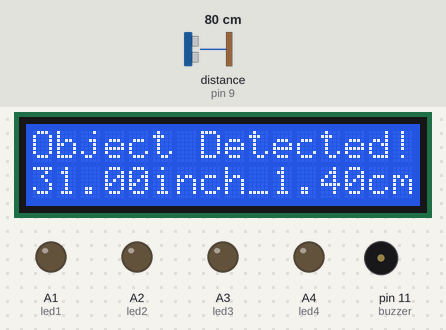
Simulated run of this sketch. Board: Arduino Uno, built with avr-gcc and run on an emulated ATmega328P. Shown: 16×2 character LCD, output pins drawn as LEDs (lit = HIGH), buzzer (waves = sounding, pin HIGH). Wiring (inferred from the names in the program): ultrasonic range finder: trigger pin 8; echo pin 9. The test bench sets the inputs (shaded band); at power-on: distance to the obstacle (sensor on pin 9) 80 cm. The echo pulse lasts 58.3 µs per cm; pins used as bus, display or sensor lines are not drawn.

Above: at 7.5 s.
7.6 s: distance to the obstacle (sensor on pin 9) set to 18 cm
At 7.65 s:
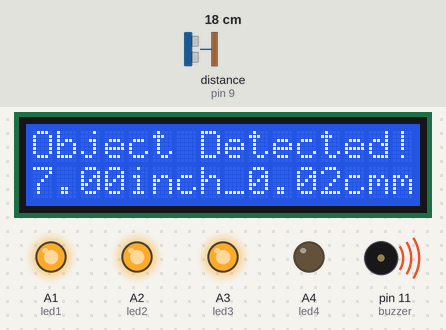
9.1 s: distance to the obstacle (sensor on pin 9) set to 4 cm
At 9.8 s:
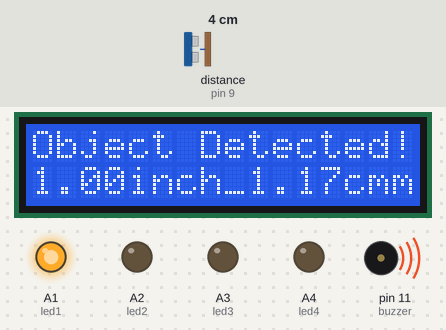
10.6 s: distance to the obstacle (sensor on pin 9) set to 2 cm
At 11.8 s:
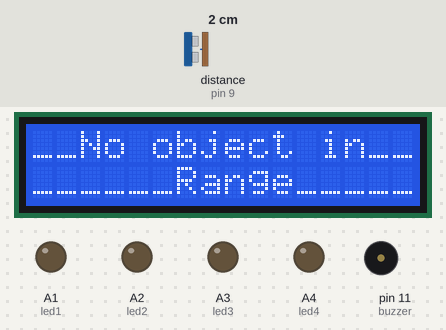
12.1 s: distance to the obstacle (sensor on pin 9) set to 9 cm
At 12.13 s:
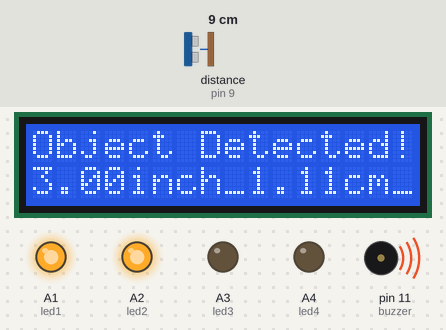
13.6 s: distance to the obstacle (sensor on pin 9) set to 35 cm
At 14.4 s:
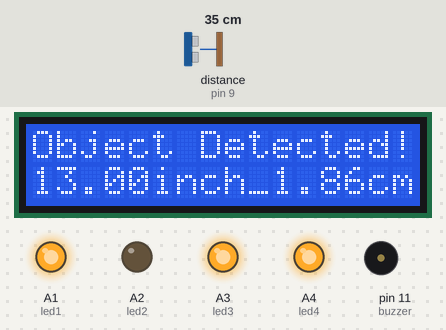
15.1 s: distance to the obstacle (sensor on pin 9) set to 13 cm
At 15.6 s:
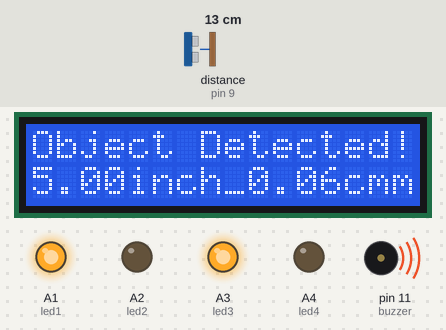
Timing chart, 0 to 17.6 s (numbered marks = the images above; inputs shaded):
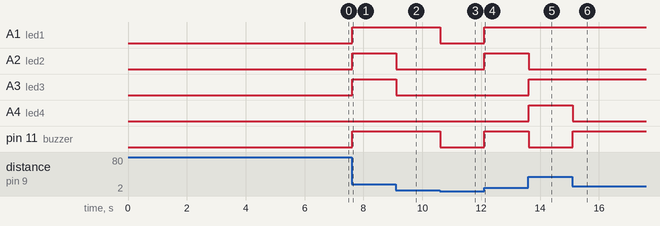

The sketch:

distance_mesurement.ino
```cpp
#include <LiquidCrystal.h>
LiquidCrystal lcd(2, 3, 4, 5, 6, 7);
int trigpin = 8;
int echopin = 9;
int led1 = A1;
int led2 = A2;
int led3 = A3;
int led4 = A4;
int buzzer = 11;
float time;
float cm;
float inch;
float ncm;


void setup() {
  lcd.begin(16, 2);
  pinMode(trigpin, OUTPUT);
  pinMode(echopin, INPUT);
  pinMode(buzzer, OUTPUT);
  pinMode(led1, OUTPUT);
  pinMode(led2, OUTPUT);
  pinMode(led3, OUTPUT);
  pinMode(led4, OUTPUT);
  lcd.setCursor(0, 0);
  lcd.print("___WELCOME TO___");
  lcd.setCursor(0, 1);
  lcd.print("___Our Project__");
  delay(800);

  lcd.setCursor(0, 0);
  lcd.print("_____TO FIND____");
  lcd.setCursor(0, 1);
  lcd.print("__The Distance__");
  delay(1000);

  lcd.clear();

  lcd.setCursor(0, 0);
  lcd.print("__Team Leader__");
  lcd.setCursor(0, 1);
  lcd.print("Md. Shahin Alam!");
  delay(1500);

  lcd.clear();

  lcd.setCursor(0, 0);
  lcd.print("_Nishat  Sarkar_");
  lcd.setCursor(0, 1);
  lcd.print("___Raju Ahmed___");
  delay(1500);

  lcd.setCursor(0, 0);
  lcd.print("_Rajoni Khatun_");
  lcd.setCursor(0, 1);
  lcd.print("___Thank You___");
  delay(1500);
}

void loop() {
  digitalWrite(trigpin, LOW);
  delay(2);
  digitalWrite(trigpin, HIGH);
  delayMicroseconds(10);
  digitalWrite(trigpin, LOW);
  time = pulseIn(echopin, HIGH);
  cm = (time * 0.0345) / 2;
  inch = (int)(cm / 2.54);
  ncm = (cm - inch * 2.54);

  if (2 <= cm && cm <= 335.28) {
    lcd.setCursor(0, 0);
    lcd.print("Object Detected!");
    lcd.setCursor(0, 1);
    lcd.print(inch);
    lcd.print("inch_");
    lcd.print(ncm);
    lcd.print("cm");

    if (inch >= 0.00 && inch < 2.00) {
      digitalWrite(led1, HIGH);
      digitalWrite(led2, LOW);
      digitalWrite(led3, LOW);
      digitalWrite(led4, LOW);
      digitalWrite(buzzer, HIGH);
    }

    else if (inch >= 2.00 && inch < 3.00) {
      digitalWrite(led1, LOW);
      digitalWrite(led2, HIGH);
      digitalWrite(led3, LOW);
      digitalWrite(led4, LOW);
      digitalWrite(buzzer, HIGH);
    }

    else if (inch >= 3.00 && inch < 4.00) {
      digitalWrite(led1, HIGH);
      digitalWrite(led2, HIGH);
      digitalWrite(led3, LOW);
      digitalWrite(led4, LOW);
      digitalWrite(buzzer, HIGH);
    }

    else if (inch >= 4.00 && inch < 5.00) {
      digitalWrite(led1, LOW);
      digitalWrite(led2, LOW);
      digitalWrite(led3, HIGH);
      digitalWrite(led4, LOW);
      digitalWrite(buzzer, HIGH);
    }

    else if (inch >= 5.00 && inch < 6.00) {
      digitalWrite(led1, HIGH);
      digitalWrite(led2, LOW);
      digitalWrite(led3, HIGH);
      digitalWrite(led4, LOW);
      digitalWrite(buzzer, HIGH);
    } else if (inch >= 6.00 && inch < 7.00) {
      digitalWrite(led1, LOW);
      digitalWrite(led2, HIGH);
      digitalWrite(led3, HIGH);
      digitalWrite(led4, LOW);
      digitalWrite(buzzer, HIGH);
    }

    else if (inch >= 7.00 && inch < 8.00) {
      digitalWrite(led1, HIGH);
      digitalWrite(led2, HIGH);
      digitalWrite(led3, HIGH);
      digitalWrite(led4, LOW);
      digitalWrite(buzzer, HIGH);
    }

    else if (inch >= 8.00 && inch < 9.00) {
      digitalWrite(led1, LOW);
      digitalWrite(led2, LOW);
      digitalWrite(led3, LOW);
      digitalWrite(led4, HIGH);
      digitalWrite(buzzer, HIGH);
    } else if (inch >= 9.00 && inch < 10.00) {
      digitalWrite(led1, HIGH);
      digitalWrite(led2, LOW);
      digitalWrite(led3, LOW);
      digitalWrite(led4, HIGH);
      digitalWrite(buzzer, HIGH);
    }

    else if (inch >= 10.00 && inch < 11.00) {
      digitalWrite(led1, LOW);
      digitalWrite(led2, HIGH);
      digitalWrite(led3, LOW);
      digitalWrite(led4, HIGH);
      digitalWrite(buzzer, HIGH);
    }

    else if (inch >= 11.00 && inch < 12.00) {
      digitalWrite(led1, HIGH);
      digitalWrite(led2, HIGH);
      digitalWrite(led3, LOW);
      digitalWrite(led4, HIGH);
      digitalWrite(buzzer, LOW);
    } else if (inch >= 12.00 && inch < 13.00) {
      digitalWrite(led1, LOW);
      digitalWrite(led2, LOW);
      digitalWrite(led3, HIGH);
      digitalWrite(led4, HIGH);
      digitalWrite(buzzer, LOW);
    } else if (inch >= 13.00 && inch < 14.00) {
      digitalWrite(led1, HIGH);
      digitalWrite(led2, LOW);
      digitalWrite(led3, HIGH);
      digitalWrite(led4, HIGH);
      digitalWrite(buzzer, LOW);
    } else if (inch >= 14.00 && inch < 15.00) {
      digitalWrite(led1, LOW);
      digitalWrite(led2, HIGH);
      digitalWrite(led3, HIGH);
      digitalWrite(led4, HIGH);
      digitalWrite(buzzer, LOW);
    } else if (inch >= 15.00 && inch < 16.00) {
      digitalWrite(led1, HIGH);
      digitalWrite(led2, HIGH);
      digitalWrite(led3, HIGH);
      digitalWrite(led4, HIGH);
      digitalWrite(buzzer, LOW);
    }

    else {
      digitalWrite(led1, LOW);
      digitalWrite(led2, LOW);
      digitalWrite(led3, LOW);
      digitalWrite(led4, LOW);
      digitalWrite(buzzer, LOW);
    }
  }

  else {
    lcd.setCursor(0, 0);
    lcd.print("__No object in__");
    lcd.setCursor(0, 1);
    lcd.print("______Range_____");
    digitalWrite(buzzer, LOW);
    digitalWrite(led1, LOW);
    digitalWrite(led2, LOW);
    digitalWrite(led3, LOW);
    digitalWrite(led4, LOW);
  }
}
```

Measured:
- the behaviour switches between 3 and 2 cm on distance to the obstacle (sensor on pin 9) (found by bisection; images 2 and 3)
- after the input at 7.6 s, A1 (led1), A2 (led2), A3 (led3), pin 11 (buzzer): LOW → HIGH at once; the display: changes at once (image 1)
- after the input at 9.1 s, A2 (led2), A3 (led3): HIGH → LOW at once
- after the input at 10.6 s, A1 (led1), pin 11 (buzzer): HIGH → LOW at once; the display: changes at once (image 3)
- after the input at 12.1 s, A1 (led1), A2 (led2), pin 11 (buzzer): LOW → HIGH at once; the display: changes at once (image 4)
- after the input at 13.6 s, A2 (led2), pin 11 (buzzer): HIGH → LOW at once; A3 (led3), A4 (led4): LOW → HIGH at once; the display: first differs from a run without the input at once (image 5)
- after the input at 15.1 s, A4 (led4): HIGH → LOW at once; pin 11 (buzzer): LOW → HIGH at once; the display: changes at once (image 6)
